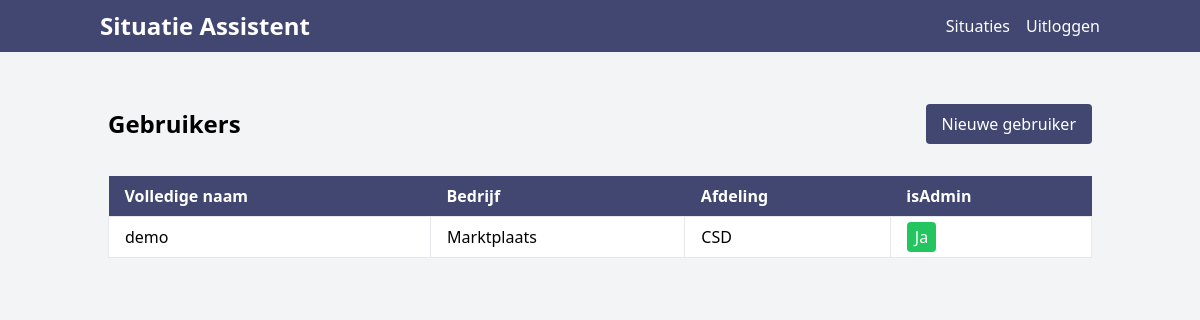
The app's page /admin/gebruikers.php with its own data.
### tables this page shows
CREATE TABLE IF NOT EXISTS `users` (
  `id` int(11) NOT NULL AUTO_INCREMENT,
  `username` varchar(112) NOT NULL,
  `password` varchar(112) NOT NULL,
  `full_name` varchar(112) NOT NULL,
  `company` varchar(112) NOT NULL,
  `department` varchar(112) NOT NULL,
  `isAdmin` int(11) DEFAULT NULL,
  `uuid` varchar(112) NOT NULL DEFAULT uuid(),
  PRIMARY KEY (`id`)
);

### db/Database.class.php (called while the page is built, shortened)
<?php
class Database
{
    private $host;
    private $username;
    private $password;
    private $database;
    private $charset;
    private $pdo;
    public function __construct($host, $username, $password, $database, $charset)
    {
        $this->host = $host;
        $this->username = $username;
        $this->password = $password;
        $this->database = $database;
        $this->charset = $charset;
    }
    private function connect()
    {
        $dsn = 'mysql:host=' . $this->host . ';dbname=' . $this->database . ';charset=' . $this->charset;
        try {
            $this->pdo = new PDO($dsn, $this->username, $this->password);
            $this->pdo->setAttribute(PDO::ATTR_ERRMODE, PDO::ERRMODE_EXCEPTION);
        } catch (PDOException $e) {
            die('Er is een fout opgetreden: ' . $e->getMessage());
        }
    }
    public function query($sql, $params = [])
    {
        $statement = $this->pdo->prepare($sql);
        $statement->execute($params);
        return $statement;
    }
    public function select($sql, $params = [])
    {
        $statement = $this->query($sql, $params);
        return $statement->fetchAll(PDO::FETCH_ASSOC);
    }
}

### functions/includes.php (called while the page is built, shortened)
<?php
require_once $_SERVER['DOCUMENT_ROOT'] . '/config/Config.class.php';
require_once $_SERVER['DOCUMENT_ROOT'] . '/db/Database.class.php';
$config = new Config();
$db = new Database($config::$dbHost, $config::$dbUser, $config::$dbPass, $config::$db, $config::$charset);

### admin/gebruikers.php (the view, shortened to what this page needs)
<?php
require_once $_SERVER['DOCUMENT_ROOT'] . '/includes/header.php';
require_once $_SERVER['DOCUMENT_ROOT'] . '/includes/navigation.php';
?>
<div class="container mx-auto mt-8 p-5">
    <div class="flex justify-between items-center">
        <h1 class="text-2xl font-bold">Gebruikers</h1>
        <a href="/admin/gebruiker-toevoegen.php" class="bg-primary text-white px-4 py-2 rounded">Nieuwe gebruiker</a>
    </div>
    <table class="table-auto w-full text-left whitespace-no-wrap mt-8">
        <thead class="bg-primary text-white">
            <tr>
                <th class="px-4 py-2">Volledige naam</th>
                <th class="px-4 py-2">Bedrijf</th>
                <th class="px-4 py-2">Afdeling</th>
                <th class="px-4 py-2">isAdmin</th>
            </tr>
        </thead>
        <tbody class="bg-white">
            <?php
            $sql = "SELECT * FROM `users`";
            $users = $db->select($sql);
            foreach ($users as $user) :
                ?>
                <tr>
                    <td class="border px-4 py-2"><?= $user['full_name'] ?></td>
                    <td class="border px-4 py-2"><?= $user['company'] ?></td>
                    <td class="border px-4 py-2"><?= $user['department'] ?></td>
                    <td class="border px-4 py-2">
                        <?php if ($user['isAdmin'] == 1) : ?>
                            <span class="bg-green-500 text-white px-2 py-1 rounded">Ja</span>
                        <?php else : ?>
                            <span class="bg-red-500 text-white px-2 py-1 rounded">Nee</span>
                        <?php endif; ?>
                    </td>
                </tr>
            <?php endforeach; ?>
        </tbody>
    </table>
</div>
<?php require_once '../includes/footer.php' ?>

### records on screen
users: full_name "demo", company "Marktplaats", department "CSD", isAdmin "Ja"
